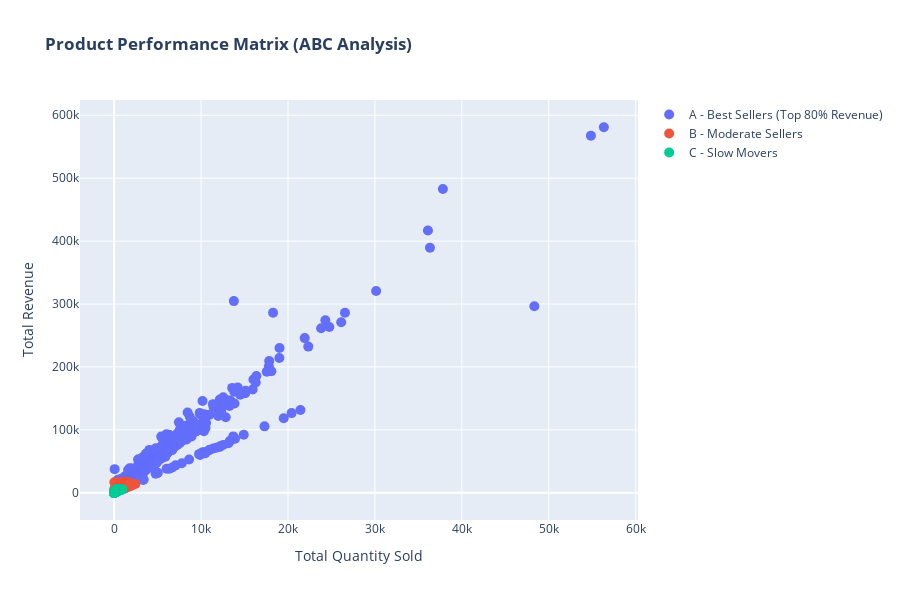

The cell this chart's notebook holds for it:
### Code cell
# ===== INTERACTIVE DASHBOARD - ABC ANALYSIS =====
# Scatter plot interaktif untuk ABC analysis (quantity vs revenue)

fig2 = go.Figure()

# Tambahkan trace untuk setiap kategori ABC dengan warna berbeda
for category in ['A - Best Sellers (Top 80% Revenue)', 'B - Moderate Sellers', 'C - Slow Movers']:
    cat_data = product_sales[product_sales['Category'] == category]
    fig2.add_trace(go.Scatter(
        x=cat_data['TotalQuantity'],
        y=cat_data['TotalRevenue'],
        mode='markers',
        name=category,
        text=cat_data['ProductName'],  # Tampilkan nama produk saat hover
        marker=dict(size=10),
        hovertemplate='<b>%{text}</b><br>Quantity: %{x}<br>Revenue: $%{y:,.0f}<extra></extra>'
    ))

# Update layout
fig2.update_layout(
    title='<b>Product Performance Matrix (ABC Analysis)</b>',
    xaxis_title='Total Quantity Sold',
    yaxis_title='Total Revenue',
    hovermode='closest',
    height=600,
    showlegend=True
)

fig2.show()

### Figure 1 — Plotly figure (JSON) as saved in the notebook; plotly's stock layout.template omitted (floating-point values rounded to 4 significant figures; data arrays with more than 128 entries replaced by an {"elided": "..."} marker saying what was removed)
{"data": [{"hovertemplate": "<b>%{text}</b><br>Quantity: %{x}<br>Revenue: $%{y:,.0f}<extra></extra>", "marker": {"size": 10}, "mode": "markers", "name": "A - Best Sellers (Top 80% Revenue)", "text": {"elided": "951 str values"}, "type": "scatter", "x": {"elided": "951 int values"}, "y": {"elided": "951 float values"}}, {"hovertemplate": "<b>%{text}</b><br>Quantity: %{x}<br>Revenue: $%{y:,.0f}<extra></extra>", "marker": {"size": 10}, "mode": "markers", "name": "B - Moderate Sellers", "text": {"elided": "879 str values"}, "type": "scatter", "x": {"elided": "879 int values"}, "y": {"elided": "879 float values"}}, {"hovertemplate": "<b>%{text}</b><br>Quantity: %{x}<br>Revenue: $%{y:,.0f}<extra></extra>", "marker": {"size": 10}, "mode": "markers", "name": "C - Slow Movers", "text": {"elided": "1922 str values"}, "type": "scatter", "x": {"elided": "1922 int values"}, "y": {"elided": "1922 float values"}}], "layout": {"height": 600, "hovermode": "closest", "showlegend": true, "title": {"text": "<b>Product Performance Matrix (ABC Analysis)</b>"}, "xaxis": {"title": {"text": "Total Quantity Sold"}}, "yaxis": {"title": {"text": "Total Revenue"}}}}
